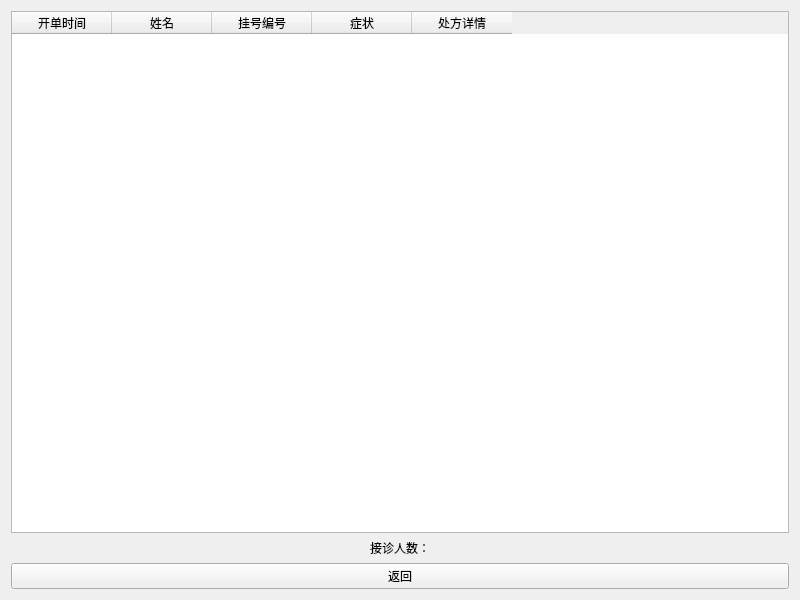
<?xml version="1.0" encoding="UTF-8"?>
<ui version="4.0">
 <class>ReceiveRecordWindow</class>
 <widget class="QWidget" name="ReceiveRecordWindow">
  <property name="geometry">
   <rect>
    <x>0</x>
    <y>0</y>
    <width>800</width>
    <height>600</height>
   </rect>
  </property>
  <property name="windowTitle">
   <string>接诊记录</string>
  </property>
  <layout class="QVBoxLayout" name="verticalLayout">
   <item>
    <layout class="QGridLayout" name="gridLayout">
     <item row="0" column="0">
      <widget class="QTableWidget" name="RecordTable">
       <property name="editTriggers">
        <set>QAbstractItemView::EditTrigger::NoEditTriggers</set>
       </property>
       <property name="alternatingRowColors">
        <bool>true</bool>
       </property>
       <column>
        <property name="text">
         <string>开单时间</string>
        </property>
       </column>
       <column>
        <property name="text">
         <string>姓名</string>
        </property>
       </column>
       <column>
        <property name="text">
         <string>挂号编号</string>
        </property>
       </column>
       <column>
        <property name="text">
         <string>症状</string>
        </property>
       </column>
       <column>
        <property name="text">
         <string>处方详情</string>
        </property>
       </column>
      </widget>
     </item>
     <item row="2" column="0">
      <widget class="QPushButton" name="BackButton">
       <property name="text">
        <string>返回</string>
       </property>
      </widget>
     </item>
     <item row="1" column="0">
      <widget class="QLabel" name="CountLabel">
       <property name="text">
        <string>接诊人数：</string>
       </property>
       <property name="alignment">
        <set>Qt::AlignmentFlag::AlignCenter</set>
       </property>
      </widget>
     </item>
    </layout>
   </item>
  </layout>
 </widget>
 <resources/>
 <connections/>
</ui>
